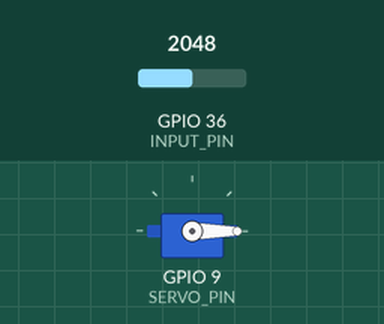
The sketch below on a simulated ESP32. Shown: servo. The test bench sets the inputs (shaded band); at power-on: GPIO 36 (INPUT_PIN) = 2048. What the sketch prints to the serial monitor is not drawn.

Above: at 1.2 s.
1.3 s: GPIO 36 (INPUT_PIN) set to 2866
At 1.44 s:
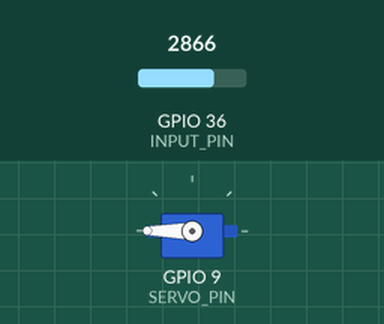
3.0 s: GPIO 36 (INPUT_PIN) set to 1228
At 3.17 s:
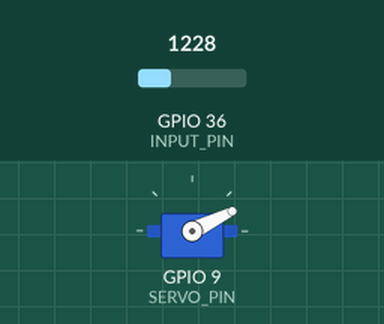
4.7 s: GPIO 36 (INPUT_PIN) set to 3603
At 4.87 s:
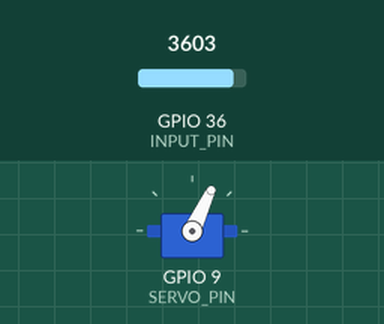
6.4 s: GPIO 36 (INPUT_PIN) set to 491
At 6.58 s:
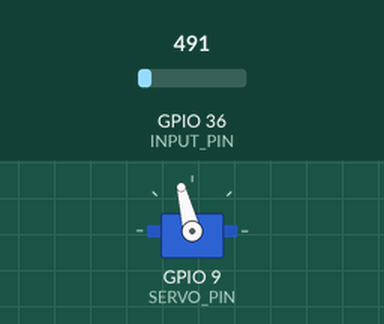
8.1 s: GPIO 36 (INPUT_PIN) set to 4095
At 8.27 s:
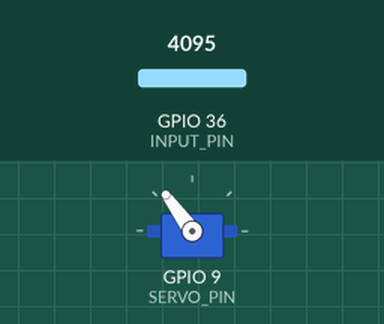
9.8 s: GPIO 36 (INPUT_PIN) set to 0
At 9.97 s:
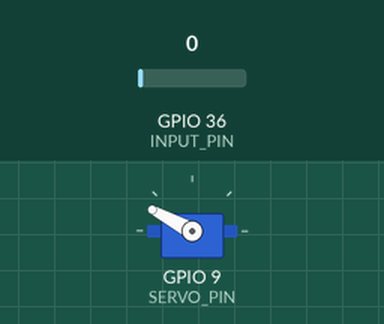
Timing chart, 0 to 12.5 s (numbered marks = the images above; inputs shaded):
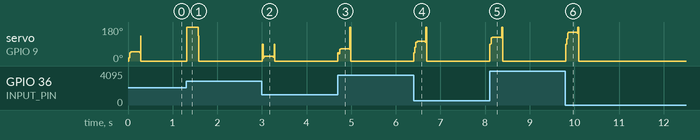

The sketch:

ServoControl.ino
```cpp
// Servo Control - BioAmp EXG Pill
// https://github.com/upsidedownlabs/BioAmp-EXG-Pill

// Upside Down Labs invests time and resources providing this open source code,
// please support Upside Down Labs and open-source hardware by purchasing
// products from Upside Down Labs!

// Copyright (c) 2021 Upside Down Labs - contact@upsidedownlabs.tech

// Permission is hereby granted, free of charge, to any person obtaining a copy
// of this software and associated documentation files (the "Software"), to deal
// in the Software without restriction, including without limitation the rights
// to use, copy, modify, merge, publish, distribute, sublicense, and/or sell
// copies of the Software, and to permit persons to whom the Software is
// furnished to do so, subject to the following conditions:

// The above copyright notice and this permission notice shall be included in all
// copies or substantial portions of the Software.

// THE SOFTWARE IS PROVIDED "AS IS", WITHOUT WARRANTY OF ANY KIND, EXPRESS OR
// IMPLIED, INCLUDING BUT NOT LIMITED TO THE WARRANTIES OF MERCHANTABILITY,
// FITNESS FOR A PARTICULAR PURPOSE AND NONINFRINGEMENT. IN NO EVENT SHALL THE
// AUTHORS OR COPYRIGHT HOLDERS BE LIABLE FOR ANY CLAIM, DAMAGES OR OTHER
// LIABILITY, WHETHER IN AN ACTION OF CONTRACT, TORT OR OTHERWISE, ARISING FROM,
// OUT OF OR IN CONNECTION WITH THE SOFTWARE OR THE USE OR OTHER DEALINGS IN THE
// SOFTWARE.

#if defined(ESP32)
  #include <ESP32Servo.h>
#else
  #include <Servo.h>
#endif

#define SAMPLE_RATE 500
#define BAUD_RATE 115200
#define INPUT_PIN A0
#define BUFFER_SIZE 128
#define SERVO_PIN 9
#define EMG_MIN 2
#define EMG_MAX 10

int circular_buffer[BUFFER_SIZE];
int data_index, sum;

Servo servo;

void setup() {
	// Serial connection begin
	Serial.begin(BAUD_RATE);
  // Attach servo
  servo.attach(SERVO_PIN);
}

void loop() {
	// Calculate elapsed time
	static unsigned long past = 0;
	unsigned long present = micros();
	unsigned long interval = present - past;
	past = present;

	// Run timer
	static long timer = 0;
	timer -= interval;

	// Sample and get envelop
	if(timer < 0) {
		timer += 1000000 / SAMPLE_RATE;
		int sensor_value = analogRead(INPUT_PIN);
		int signal = EMGFilter(sensor_value);
		int envelop = getEnvelop(abs(signal));
    int servo_position = map(envelop, EMG_MIN, EMG_MAX, 0, 180);
    servo.write(servo_position);
		Serial.print(signal);
		Serial.print(",");
		Serial.println(servo_position);
	}
}

// Envelop detection algorithm
int getEnvelop(int abs_emg){
	sum -= circular_buffer[data_index];
	sum += abs_emg;
	circular_buffer[data_index] = abs_emg;
	data_index = (data_index + 1) % BUFFER_SIZE;
	return (sum/BUFFER_SIZE) * 2;
}

// Band-Pass Butterworth IIR digital filter, generated using filter_gen.py.
// Sampling rate: 500.0 Hz, frequency: [74.5, 149.5] Hz.
// Filter is order 4, implemented as second-order sections (biquads).
// Reference:
// https://docs.scipy.org/doc/scipy/reference/generated/scipy.signal.butter.html
// https://courses.ideate.cmu.edu/16-223/f2020/Arduino/FilterDemos/filter_gen.py
float EMGFilter(float input)
{
  float output = input;
  {
    static float z1, z2; // filter section state
    float x = output - 0.05159732*z1 - 0.36347401*z2;
    output = 0.01856301*x + 0.03712602*z1 + 0.01856301*z2;
    z2 = z1;
    z1 = x;
  }
  {
    static float z1, z2; // filter section state
    float x = output - -0.53945795*z1 - 0.39764934*z2;
    output = 1.00000000*x + -2.00000000*z1 + 1.00000000*z2;
    z2 = z1;
    z1 = x;
  }
  {
    static float z1, z2; // filter section state
    float x = output - 0.47319594*z1 - 0.70744137*z2;
    output = 1.00000000*x + 2.00000000*z1 + 1.00000000*z2;
    z2 = z1;
    z1 = x;
  }
  {
    static float z1, z2; // filter section state
    float x = output - -1.00211112*z1 - 0.74520226*z2;
    output = 1.00000000*x + -2.00000000*z1 + 1.00000000*z2;
    z2 = z1;
    z1 = x;
  }
  return output;
}
```

Measured:
- after the input at 1.3 s, servo on GPIO 9 (SERVO_PIN): 0° → 180° at once, → 0° 0.26 s later
- after the input at 3.0 s, servo on GPIO 9 (SERVO_PIN): 0° → 26° at once, → 0° 0.25 s later
- after the input at 4.7 s, servo on GPIO 9 (SERVO_PIN): 0° → 65° at once, → 0° 0.25 s later
- after the input at 6.4 s, servo on GPIO 9 (SERVO_PIN): 0° → 104° at once, → 0° 0.25 s later
- after the input at 8.1 s, servo on GPIO 9 (SERVO_PIN): 0° → 126° at once, → 0° 0.25 s later
- after the input at 9.8 s, servo on GPIO 9 (SERVO_PIN): 0° → 152° at once, → 0° 0.25 s later
